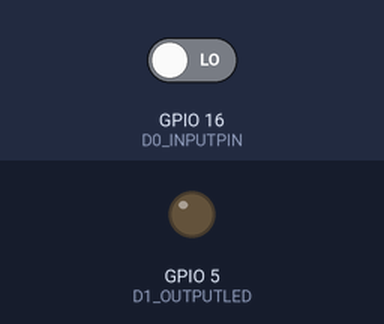
Bench run of a sketch on a simulated ESP8266 (NodeMCU). On the bench: output pins drawn as LEDs (lit = HIGH). Inputs (shaded band) come from the test bench; at power-on: GPIO 16 (D0_INPUTPIN) LOW. WiFi joins after 1.5 s; servers stay silent unless stated; uploads are accepted with an empty reply; what the sketch prints to the serial monitor is not drawn.

Above: at 0.1 s.
At 1.6 s:
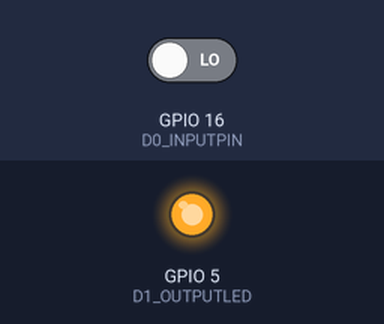
Timing chart, 0 to 3.1 s (numbered marks = the images above):
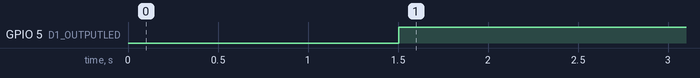

Measured:
- by itself, GPIO 5 (D1_OUTPUTLED): LOW → HIGH at 1.5 s

The sketch:

sketch_nov22a_nodemcu_ir_send.ino
```cpp
#include <ESP8266WiFi.h>
#include <ESP8266HTTPClient.h>
#include <WiFiClient.h>

int D0_INPUTPIN = 16;
int D1_OUTPUTLED = 5;

const char* networkSSID = "TP-LINK_E6565C"; // WiFi name
const char* networkPwd = ""; // WiFi password

String deviceName = "NodeMCU + IR sensor";

String serverUrl = "http://192.168.0.108:8080";
String alertEndpoint = serverUrl + "/alert";
String heartbeatEndpoint = serverUrl+ "/heartbeat";

unsigned long lastAlertTime = 0;
unsigned long lastHeartbeatTime = 0;

unsigned long startTime = 0;
unsigned long timerDelayMs = 1000;

unsigned int alertSendIntervalMs = 5000;
unsigned int heartbeatSendIntervalMs = 30000;

void setup() {
  Serial.begin(115200);
  startTime = millis();

  pinMode(D0_INPUTPIN, INPUT);
  pinMode(D1_OUTPUTLED, OUTPUT);

  WiFi.begin(networkSSID, networkPwd);
  Serial.println("Connecting");
  while(WiFi.status() != WL_CONNECTED) {
    delay(500);
    Serial.print(".");
  }
  Serial.println("");
  Serial.print("Connected, my IP address is: ");
  Serial.println(WiFi.localIP());
}

void loop() {
  bool movementDetected = !readIRSensor();
  if (movementDetected) {
    lightLedOn();
    if (shouldSendAlert()) {
      lastAlertTime = millis();
      sendAlert();
    }
  } else {
    lightLedOff();
  }

  if (shouldSendHeartbeat()) {
    lastHeartbeatTime = millis();
    sendHeartbeat();
  }
}

void lightLedOn() {
    digitalWrite(D1_OUTPUTLED, HIGH);
}

void lightLedOff() {
    digitalWrite(D1_OUTPUTLED, LOW);
}

bool readIRSensor() {
  return digitalRead(D0_INPUTPIN);
}

bool shouldSendAlert() {
  return (millis() - lastAlertTime) > alertSendIntervalMs;
}

bool shouldSendHeartbeat() {
  return (millis() - lastHeartbeatTime) > heartbeatSendIntervalMs;
}

void sendAlert() {
  sendRequest(alertEndpoint, getAlertJson());
}

void sendHeartbeat() {
  sendRequest(heartbeatEndpoint, getHeartbeatJson());
}

void sendRequest(String url, String json) {
    if (WiFi.status() == WL_CONNECTED) {
      HTTPClient http;

      http.begin(url);

      http.addHeader("Content-Type", "application/json");
      Serial.print("Sending JSON: ");
      Serial.println(json);
      int httpResponseCode = http.POST(json);

      Serial.print("Response code: ");
      Serial.println(httpResponseCode);
      http.end();
    } else {
      Serial.println("Disconnected");
    }
}

String getAlertJson() {
  unsigned long timeFromStart = millis() - startTime;
  String firstPart = "{\"deviceName\":\"";
  String secondPart = "\",\"timeFromStart\":\"";
  String timeFromStartString = String(timeFromStart);
  String thirdPart = "\",\"alertState\":\"true\"}";
  return firstPart + deviceName + secondPart + timeFromStartString + thirdPart;
}

String getHeartbeatJson() {
  unsigned long currentTime = millis();
  unsigned long timeFromStart = currentTime - startTime;
  unsigned long timeFromAlert = currentTime - lastAlertTime;
  String firstPart = "{\"deviceName\":\"";
  String secondPart = "\",\"timeFromStart\":\"";
  String timeFromStartString = String(timeFromStart);
  String thirdPart = "\",\"timeFromAlert\":\"";
  String timeFromAlertString = String(timeFromAlert);
  String fourthPart = "\"}";
  return firstPart + deviceName + secondPart + timeFromStartString + thirdPart + timeFromAlertString + fourthPart;
}
```
